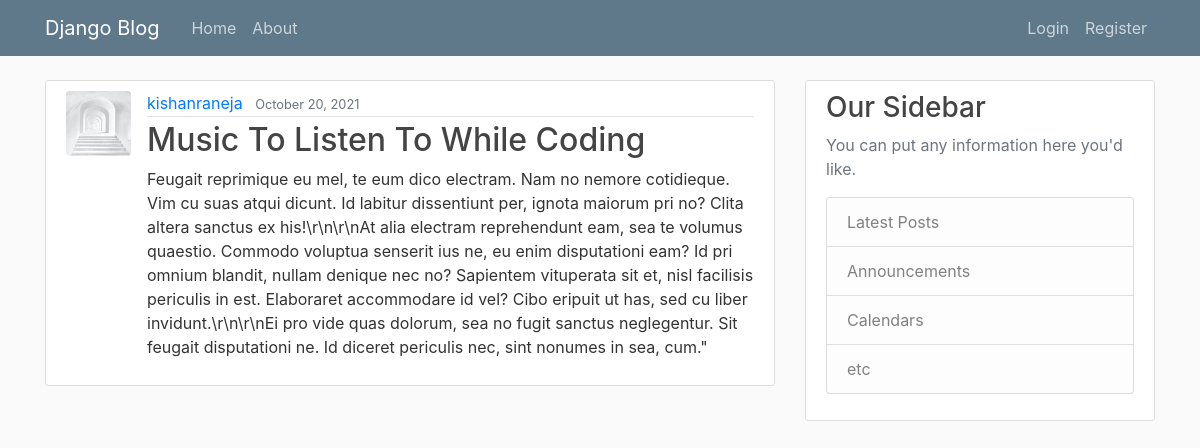
Screenshot of /post/12/ with the database file from the repository.
### blog/models.py (models this page shows, shortened)
class post(models.Model):
    title=models.CharField(max_length=100)
    content=models.TextField()
    date_posted=models.DateTimeField(default=timezone.now)
    author=models.ForeignKey(User,on_delete=models.CASCADE)

### users/models.py (models this page shows, shortened)
class profile(models.Model):
    user=models.OneToOneField(User, on_delete=CASCADE)
    image=models.ImageField(default='default.jpg', upload_to='profile_pics')

### blog/views.py (the view)
# urls.py: path('post/<int:pk>/', PostDetailView.as_view(), name='post-details'),
class PostDetailView(DetailView):
    model = post

### blog/templates/blog/post_detail.html (shortened to what this page needs)
{% extends "blog/base.html" %}
{% block content %}
    <article class="media content-section">
    <img class="rounded circle article-img" src="{{ object.author.profile.image.url }}">
        <div class="media-body">
        <div class="article-metadata">
            <a class="mr-2" href="{% url 'user-posts' object.author.username %}">{{ object.author }}</a>
            <small class="text-muted">{{ object.date_posted|date:"F d, Y" }}</small>
        </div>
        <h2 class="article-title">{{ object.title }}</h2>
        <p class="article-content">{{ object.content }}</p>
        </div>
    </article>
{% endblock content %}

### blog/static/blog/main.css (style rules this page uses)
body { background: #fafafa; color: #333333; margin-top: 5rem; }
h1, h2, h3, h4, h5, h6 { color: #444444; }
.content-section { background: #ffffff; padding: 10px 20px; border: 1px solid #dddddd; border-radius: 3px; margin-bottom: 20px; }
.article-title { color: #444444; }
.article-content { white-space: pre-line; }
.article-img { height: 65px; width: 65px; margin-right: 16px; }
.article-metadata { padding-bottom: 1px; margin-bottom: 4px; border-bottom: 1px solid #e3e3e3 }

### rows the page displays
post: author.profile.image (picture), author "kishanraneja", date_posted "October 20, 2021", title "Music To Listen To While Coding", content "Feugait reprimique eu mel, te eum dico electram. Nam no nemore cotidieque. Vim cu suas atqui dicunt. Id labitur dissentiunt per, ignota maiorum pri no? Clita altera sanctus ex his!\\r\\n\\r\\nAt alia electram reprehendunt eam, sea te volumus quaestio. Commodo voluptua senserit ius ne, eu enim disputationi eam? Id pri omnium blandit, nullam denique nec no? Sapientem vituperata sit et, nisl facilisis periculis in est. Elaboraret accommodare id vel? Cibo eripuit ut has, sed cu liber invidunt.\\r\\n\\r\\nEi pro vide quas dolorum, sea no fugit sanctus neglegentur. Sit feugait disputationi ne. Id diceret periculis nec, sint nonumes in sea, cum.\""
